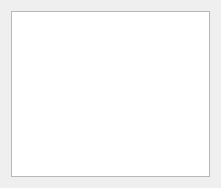
<?xml version="1.0" encoding="UTF-8"?>
<ui version="4.0">
 <class>Dialog</class>
 <widget class="QDialog" name="Dialog">
  <property name="geometry">
   <rect>
    <x>0</x>
    <y>0</y>
    <width>221</width>
    <height>188</height>
   </rect>
  </property>
  <property name="windowTitle">
   <string>Select an Option</string>
  </property>
  <layout class="QVBoxLayout" name="verticalLayout_2" stretch="0">
   <item>
    <layout class="QVBoxLayout" name="verticalLayout">
     <item>
      <layout class="QHBoxLayout" name="horizontalLayout_2">
       <item>
        <widget class="QListView" name="listOptions">
         <property name="editTriggers">
          <set>QAbstractItemView::NoEditTriggers</set>
         </property>
        </widget>
       </item>
      </layout>
     </item>
    </layout>
   </item>
  </layout>
 </widget>
 <resources/>
 <connections/>
</ui>
